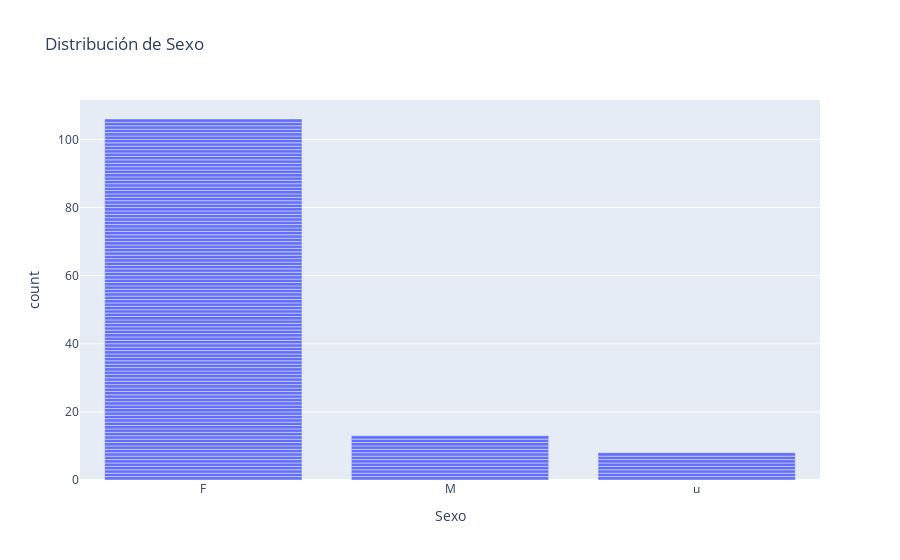
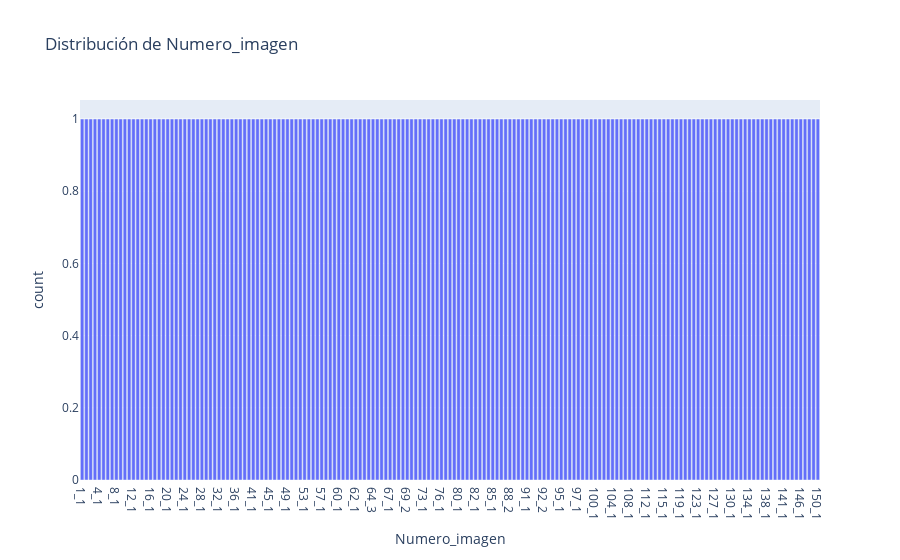
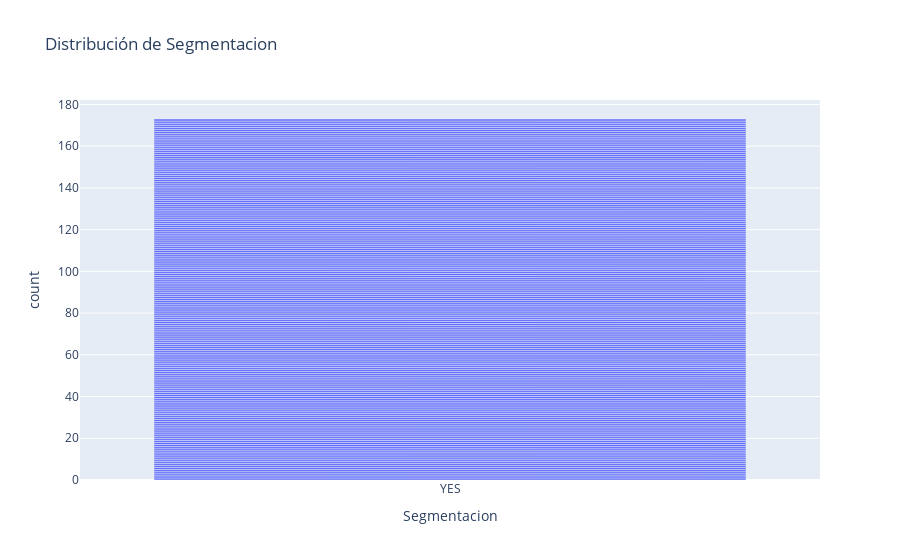
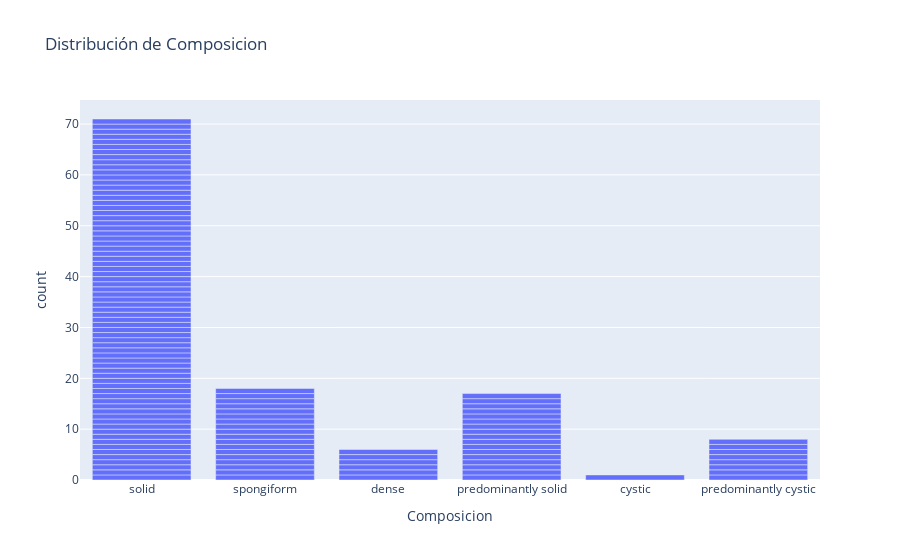

The notebook cell saved with these charts, in order:
### Markdown cell above
### Visualización de datos categóricos

### Code cell
# Para cada columna categórica, crear un gráfico de barras
for column in df_actualizado.select_dtypes(include=['object']).columns:
    fig = px.bar(df_actualizado, x=column, title=f"Distribución de {column}")
    fig.show()

### Figure 1 — Plotly figure (JSON) as saved in the notebook; plotly's stock layout.template omitted (floating-point values rounded to 4 significant figures; data arrays with more than 128 entries replaced by an {"elided": "..."} marker saying what was removed)
{"data": [{"alignmentgroup": "True", "hovertemplate": "Sexo=%{x}<br>count=%{y}<extra></extra>", "legendgroup": "", "marker": {"color": "#636efa", "pattern": {"shape": ""}}, "name": "", "offsetgroup": "", "orientation": "v", "showlegend": false, "textposition": "auto", "type": "bar", "x": {"elided": "173 str values"}, "xaxis": "x", "y": {"elided": "173 int values"}, "yaxis": "y"}], "layout": {"barmode": "relative", "legend": {"tracegroupgap": 0}, "title": {"text": "Distribución de Sexo"}, "xaxis": {"anchor": "y", "domain": [0, 1], "title": {"text": "Sexo"}}, "yaxis": {"anchor": "x", "domain": [0, 1], "title": {"text": "count"}}}}

### Figure 2 — Plotly figure (JSON) as saved in the notebook; plotly's stock layout.template omitted (floating-point values rounded to 4 significant figures; data arrays with more than 128 entries replaced by an {"elided": "..."} marker saying what was removed)
{"data": [{"alignmentgroup": "True", "hovertemplate": "Numero_imagen=%{x}<br>count=%{y}<extra></extra>", "legendgroup": "", "marker": {"color": "#636efa", "pattern": {"shape": ""}}, "name": "", "offsetgroup": "", "orientation": "v", "showlegend": false, "textposition": "auto", "type": "bar", "x": {"elided": "173 str values"}, "xaxis": "x", "y": {"elided": "173 int values"}, "yaxis": "y"}], "layout": {"barmode": "relative", "legend": {"tracegroupgap": 0}, "title": {"text": "Distribución de Numero_imagen"}, "xaxis": {"anchor": "y", "domain": [0, 1], "title": {"text": "Numero_imagen"}}, "yaxis": {"anchor": "x", "domain": [0, 1], "title": {"text": "count"}}}}

### Figure 3 — Plotly figure (JSON) as saved in the notebook; plotly's stock layout.template omitted (floating-point values rounded to 4 significant figures; data arrays with more than 128 entries replaced by an {"elided": "..."} marker saying what was removed)
{"data": [{"alignmentgroup": "True", "hovertemplate": "Segmentacion=%{x}<br>count=%{y}<extra></extra>", "legendgroup": "", "marker": {"color": "#636efa", "pattern": {"shape": ""}}, "name": "", "offsetgroup": "", "orientation": "v", "showlegend": false, "textposition": "auto", "type": "bar", "x": {"elided": "173 str values"}, "xaxis": "x", "y": {"elided": "173 int values"}, "yaxis": "y"}], "layout": {"barmode": "relative", "legend": {"tracegroupgap": 0}, "title": {"text": "Distribución de Segmentacion"}, "xaxis": {"anchor": "y", "domain": [0, 1], "title": {"text": "Segmentacion"}}, "yaxis": {"anchor": "x", "domain": [0, 1], "title": {"text": "count"}}}}

### Figure 4 — Plotly figure (JSON) as saved in the notebook; plotly's stock layout.template omitted (floating-point values rounded to 4 significant figures; data arrays with more than 128 entries replaced by an {"elided": "..."} marker saying what was removed)
{"data": [{"alignmentgroup": "True", "hovertemplate": "Composicion=%{x}<br>count=%{y}<extra></extra>", "legendgroup": "", "marker": {"color": "#636efa", "pattern": {"shape": ""}}, "name": "", "offsetgroup": "", "orientation": "v", "showlegend": false, "textposition": "auto", "type": "bar", "x": {"elided": "173 str values"}, "xaxis": "x", "y": {"elided": "173 int values"}, "yaxis": "y"}], "layout": {"barmode": "relative", "legend": {"tracegroupgap": 0}, "title": {"text": "Distribución de Composicion"}, "xaxis": {"anchor": "y", "domain": [0, 1], "title": {"text": "Composicion"}}, "yaxis": {"anchor": "x", "domain": [0, 1], "title": {"text": "count"}}}}
